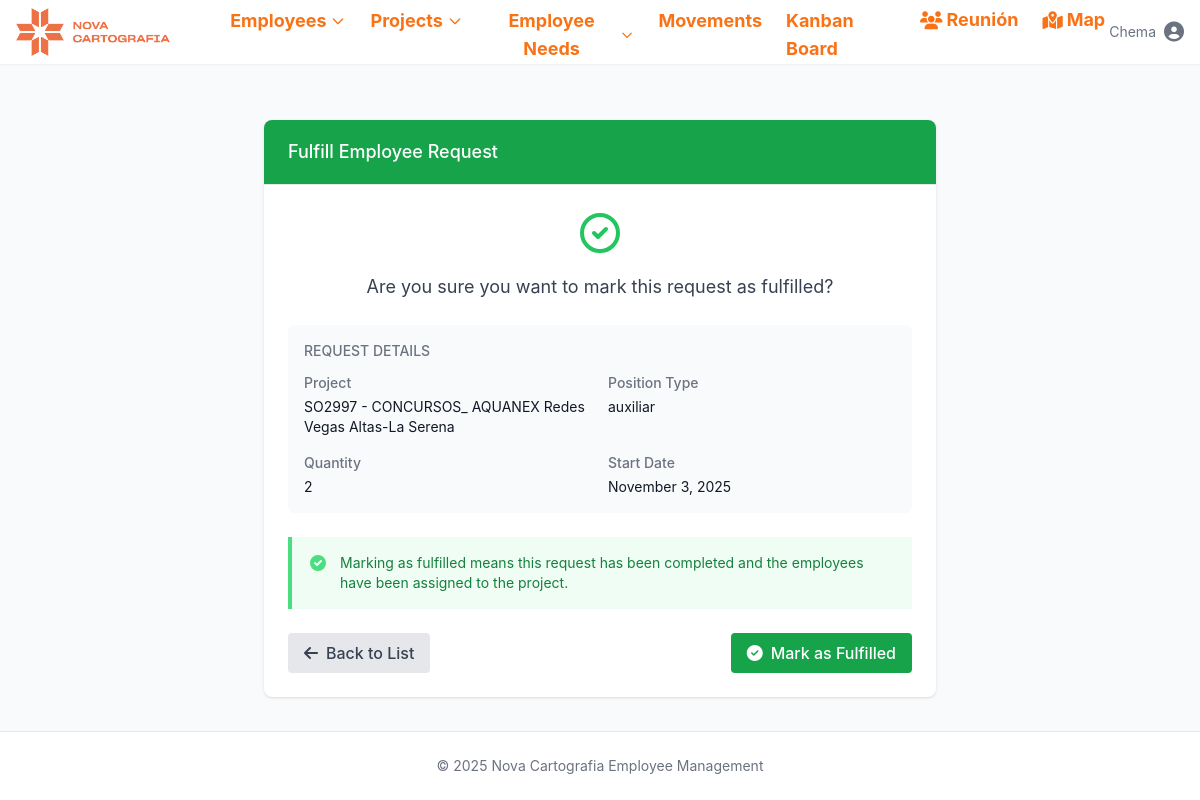
Page /employee-needed/9/fulfill/ (signed in) on the earlier database version.
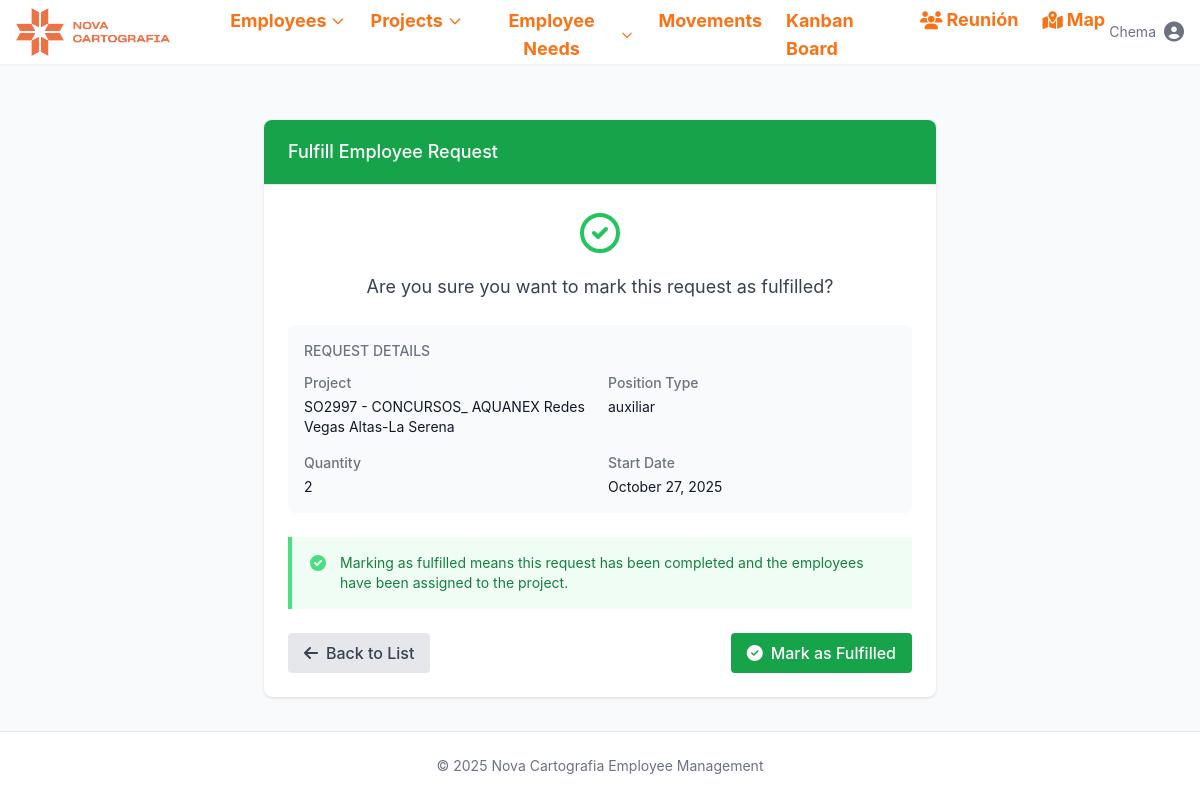
Same page on the later database version.
### novacartografia_employee_management/models.py (models this page shows, shortened)
class EmployeeNeeded(models.Model):
    POSITION_TYPES = [
        ('topo', 'Topo'),
        ('auxiliar', 'Auxiliar'),
        ('piloto', 'Piloto'),
    ]
    project_id = models.ForeignKey(Project, on_delete=models.CASCADE)
    type = models.CharField(max_length=50, choices=POSITION_TYPES, default='topo')
    quantity = models.PositiveIntegerField()
    start_date = models.DateField()
    created_at = models.DateTimeField(auto_now_add=True)
    partial_fulfillment = models.BooleanField(default=False)
    fulfilled = models.BooleanField(default=False)
    description = models.TextField(blank=True, null=True)

class Project(models.Model):
    PROJECT_TYPES = [
        ('external', 'Obra'),
        ('project', 'Proyecto'),
    ]
    MANAGER_TYPES = [
        ('Jose Cuesta Mejías', 'Cuesta'),
        ('Javier Marín Gimeno', 'Javi'),
        ('Guillermo Boscá Gómez', 'Guillermo'),
        ('Miguel Ángel Martínez García', 'Miguel Ángel'),
        ('Óscar López Valverde', 'Óscar'),
    ]
    name = models.CharField(max_length=500)
    type = models.CharField(max_length=50, choices=PROJECT_TYPES, default='proyecto')
    description = models.TextField(blank=True, null=True)
    manager = models.CharField(max_length=50, choices=MANAGER_TYPES, null=True, blank=True)
    state = models.CharField(max_length=50, null=True, blank=True, )
    date_from = models.DateField(blank=True, null=True)
    date_to = models.DateField(blank=True, null=True)
    academic_training = models.CharField(max_length=100, blank=True, null=True)
    twenty_hours = models.BooleanField(default=False)
    sixty_hours = models.BooleanField(default=False)
    confine = models.BooleanField(default=False)
    height = models.BooleanField(default=False)
    mining = models.BooleanField(default=False)
    railway_carriage = models.BooleanField(default=False)
    railway_mounting = models.BooleanField(default=False)
    building = models.BooleanField(default=False)
    office_work = models.BooleanField(default=False)
    scanner = models.BooleanField(default=False)
    leveling = models.BooleanField(default=False)
    static = models.BooleanField(default=False)
    drag = models.BooleanField(default=False)

### novacartografia_employee_management/views.py (the view)
# urls.py: path('employee-needed/<int:pk>/fulfill/', views.employee_needed_fulfill, name='employee_needed_fulfill'),
@login_required
def employee_needed_fulfill(request, pk):
    employee_needed = get_object_or_404(EmployeeNeeded, pk=pk)
    if request.method == 'POST':
        employee_needed.fulfilled = True
        employee_needed.save()
        messages.success(request, f'Employee needed "{employee_needed}" has been fulfilled successfully.')
        return redirect('kanban_board')
    return render(request, 'novacartografia_employee_management/employee_needed_confirm_fulfill.html', {'employee_needed': employee_needed})

### templates/novacartografia_employee_management/employee_needed_confirm_fulfill.html (shortened to what this page needs)
{% extends "base.html" %}
{% block content %}
<div class="max-w-2xl mx-auto">
    <div class="bg-white shadow overflow-hidden sm:rounded-lg">
        <div class="px-4 py-5 sm:px-6 bg-green-600">
            <h3 class="text-lg leading-6 font-medium text-white">Fulfill Employee Request</h3>
        </div>
        <div class="border-t border-gray-200 px-4 py-5 sm:p-6">
            <div class="mb-6">
                <svg class="h-12 w-12 text-green-500 mx-auto mb-4" fill="none" viewBox="0 0 24 24" stroke="currentColor">
                    <path stroke-linecap="round" stroke-linejoin="round" stroke-width="2" d="M9 12l2 2 4-4m6 2a9 9 0 11-18 0 9 9 0 0118 0z" />
                </svg>
                <p class="text-center text-gray-700 text-lg">Are you sure you want to mark this request as fulfilled?</p>
            </div>
            <div class="bg-gray-50 p-4 rounded-md mb-6">
                <h4 class="text-sm font-medium text-gray-500 uppercase mb-3">Request Details</h4>
                <dl class="grid grid-cols-1 gap-x-4 gap-y-4 sm:grid-cols-2">
                    <div class="sm:col-span-1">
                        <dt class="text-sm font-medium text-gray-500">Project</dt>
                        <dd class="mt-1 text-sm text-gray-900">{{ employee_needed.project_id.name }}</dd>
                    </div>
                    <div class="sm:col-span-1">
                        <dt class="text-sm font-medium text-gray-500">Position Type</dt>
                        <dd class="mt-1 text-sm text-gray-900">{{ employee_needed.type }}</dd>
                    </div>
                    <div class="sm:col-span-1">
                        <dt class="text-sm font-medium text-gray-500">Quantity</dt>
                        <dd class="mt-1 text-sm text-gray-900">{{ employee_needed.quantity }}</dd>
                    </div>
                    <div class="sm:col-span-1">
                        <dt class="text-sm font-medium text-gray-500">Start Date</dt>
                        <dd class="mt-1 text-sm text-gray-900">{{ employee_needed.start_date|date:"F j, Y" }}</dd>
                    </div>
                </dl>
            </div>
            <div class="bg-green-50 border-l-4 border-green-400 p-4 mb-6">
                <div class="flex">
                    <div class="flex-shrink-0">
                        <svg class="h-5 w-5 text-green-400" xmlns="http://www.w3.org/2000/svg" viewBox="0 0 20 20" fill="currentColor">
                            <path fill-rule="evenodd" d="M10 18a8 8 0 100-16 8 8 0 000 16zm3.707-9.293a1 1 0 00-1.414-1.414L9 10.586 7.707 9.293a1 1 0 00-1.414 1.414l2 2a1 1 0 001.414 0l4-4z" clip-rule="evenodd" />
                        </svg>
                    </div>
                    <div class="ml-3">
                        <p class="text-sm text-green-700">
                            Marking as fulfilled means this request has been completed and the employees have been assigned to the project.
                        </p>
                    </div>
                </div>
            </div>
            <div class="flex justify-between items-center">
                <a href="{% url 'employee_needed_list' %}" class="bg-gray-200 hover:bg-gray-300 text-gray-700 font-medium py-2 px-4 rounded flex items-center">
                    <i class="fas fa-arrow-left mr-2"></i> Back to List
                </a>
                <form method="post" class="inline">
                    <button type="submit" class="bg-green-600 hover:bg-green-700 text-white font-medium py-2 px-4 rounded flex items-center">
                        <i class="fas fa-check-circle mr-2"></i> Mark as Fulfilled
                    </button>
                </form>
            </div>
        </div>
    </div>
</div>
{% endblock %}

Differences in the rows shown:
changed EmployeeNeeded "auxiliar": start_date "November 3, 2025" → "October 27, 2025"
